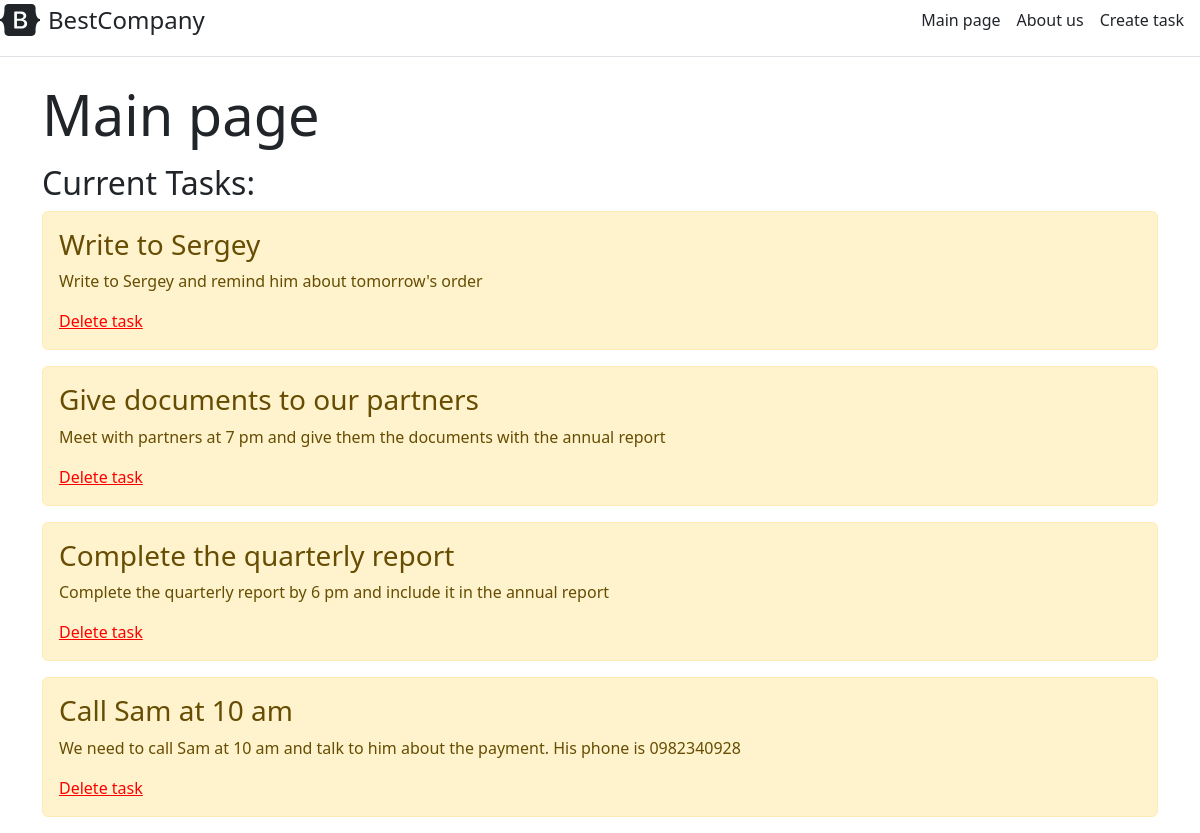
The page / on the database its author committed.
### main/models.py (models this page shows, shortened)
class Task(models.Model):
    title = models.CharField('Title', max_length=50)
    task = models.TextField('Description')
    class Meta:
        verbose_name = 'Task'
        verbose_name_plural = 'Tasks'

### main/views.py (the view)
# urls.py: path('', views.index, name='home'),
def index(request):
    tasks = Task.objects.order_by('-id')
    return render(request, 'main/index.html', {'title': 'Site main page', 'tasks': tasks})

### main/templates/main/index.html (shortened to what this page needs)
{% extends 'main/base.html' %}
{% block content %}
      <h1 class="display-4 fw-normal">Main page</h1>
      {% if tasks %}
            <p><h2>Current Tasks:</h2>
            {% for el in tasks %}
                  <div class="alert alert-warning mt-2">
                        <h3>{{ el.title }}</h3>
                        <p>{{ el.task }}</p>
                        <a style="color:red"
                           href="{% url 'delete' el.id %}">Delete task</a>
                  </div>
            {% endfor %}
      {% else %}
            <p><h3>We dont`t have tasks!</h3>
      {% endif %}
{% endblock %}

### main/templates/main/base.html (shortened to what this page needs)
<!doctype html>
<html lang="en">
<head>
    <link rel="stylesheet" href="https://cdn.jsdelivr.net/npm/bootstrap@5.2.0/dist/css/bootstrap.min.css">
</head>
<body>
    <header>
    <div class="d-flex flex-column flex-md-row align-items-center pb-3 mb-4 border-bottom">
      <a href="/" class="d-flex align-items-center text-dark text-decoration-none">
        <span class="fs-4">BestCompany</span>
      </a>
      <nav class="d-inline-flex mt-2 mt-md-0 ms-md-auto">
        <a class="me-3 py-2 text-dark text-decoration-none" href="{% url 'home' %}">Main page</a>
        <a class="me-3 py-2 text-dark text-decoration-none" href="{% url 'about' %}">About us</a>
        <a class="me-3 py-2 text-dark text-decoration-none" href="{% url 'create' %}">Create task</a>
      </nav>
    </div>
    <div class="container">
        {% block content %}{% endblock %}
    </div>
  </header>
</body>
</html>

### rows shown on the page
Task: title "Write to Sergey", task "Write to Sergey and remind him about tomorrow's order"
Task: title "Give documents to our partners", task "Meet with partners at 7 pm and give them the documents with the annual report"
Task: title "Complete the quarterly report", task "Complete the quarterly report by 6 pm and include it in the annual report"
Task: title "Call Sam at 10 am", task "We need to call Sam at 10 am and talk to him about the payment. His phone is 0982340928"
